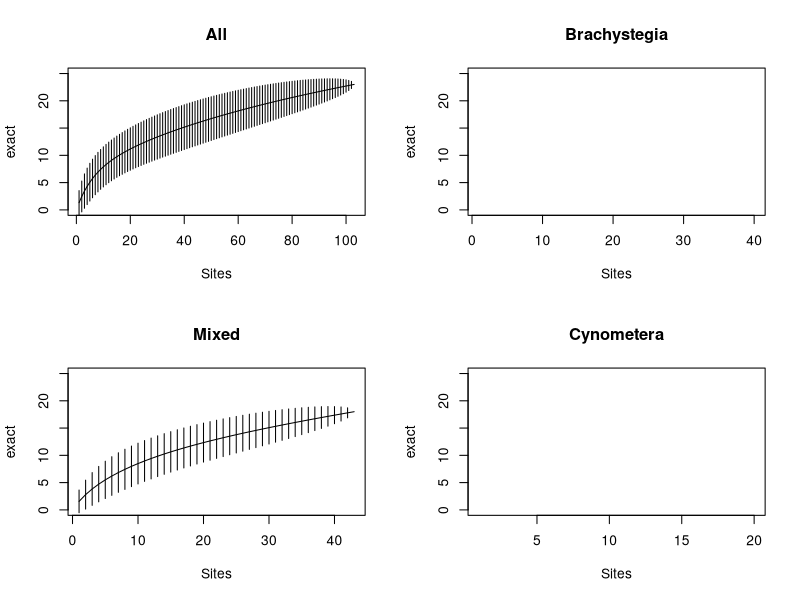

Write R code to recreate this figure.
library(dplyr)
library(ggplot2)
library(vegan)
library(reshape)
library(tidyr)

#data
metadata <- read.csv("clean_data/metadata.csv")
BR_metadata <- read.csv("clean_data/BR_metadata.csv")
M_metadata <- read.csv("clean_data/M_metadata.csv")
CY_metadata <- read.csv("clean_data/CY_metadata.csv")

###########
#species accumulation curves

par(mfrow = c(2,2))
##########
#All data
###########
spec_names <- names(metadata[,3:25]) #check this to be sure this 
#captures correct names of species columns

spec_counts <- metadata[,spec_names]

#species acummulation curve
spec_accum <- specaccum(spec_counts)
plot(spec_accum, main = "All", ylim = c(0,25))

#CHAO 1 Estimate for each site 
estimateR(spec_counts)

#Rarefy..... need to remove rows with NO individuals
min.N <- min(rowSums(spec_counts)) #sum all individuals for each plot and find the minimum of that

#Rarefying your plot is if you have slightly different sampling techniques or efforts
#helps reduce the screw up from different sampling efforts
rarefy(spec_counts, sample = min.N, se = TRUE)

##########
#BRACHYSTEGIA DATA
###########

BR_spec_counts <- BR_metadata[,spec_names]

#species acummulation curve
BR_spec_accum <- specaccum(BR_spec_counts)
plot(BR_spec_accum, main = "Brachystegia", ylim = c(0,25))

#CHAO 1 Estimate for each site 
estimateR(BR_spec_counts)


##########
#Mixed Forest data
###########
M_spec_counts <- M_metadata[,spec_names]

#species acummulation curve
M_spec_accum <- specaccum(M_spec_counts)
plot(M_spec_accum, main = "Mixed", ylim = c(0,25))

#CHAO 1 Estimate for each site 
estimateR(M_spec_counts)


##########
#Cynometera Forest data
###########
CY_spec_counts <- CY_metadata[,spec_names]

#species acummulation curve
CY_spec_accum <- specaccum(CY_spec_counts)
plot(CY_spec_accum, main = "Cynometera", ylim = c(0,25))

#CHAO 1 Estimate for each site 
estimateR(CY_spec_counts)
